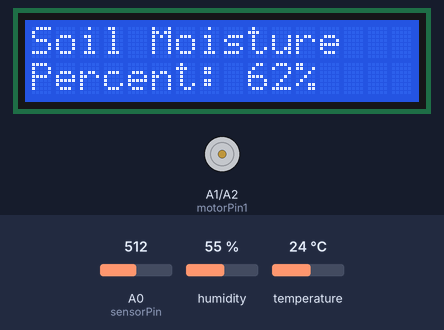
The sketch below on a simulated Arduino Nano, built with avr-gcc and run on an emulated ATmega328P. Parts: 16×2 character LCD, motor-driver pin pairs drawn as motors (green arrow = first pin HIGH = forward, orange = second pin HIGH = backward, longer = more drive). The inputs (shaded band) are chosen by the test bench; at power-on: A0 (sensorPin) = 512, humidity 55 %, temperature 24 °C. What the sketch prints to the serial monitor is not drawn.

Above: at 1.6 s.
1.7 s: A0 (sensorPin) set to 590
At 9.2 s:
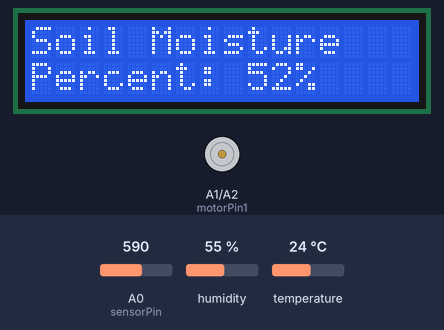
13.6 s: A0 (sensorPin) set to 613
At 17.6 s:
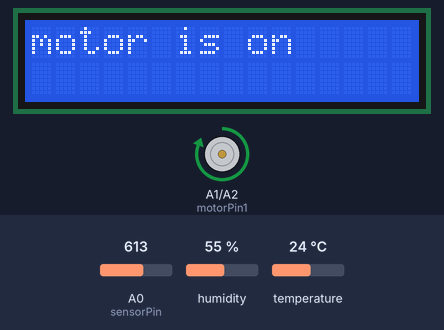
25.7 s: humidity set to 22 %
At 33.9 s:
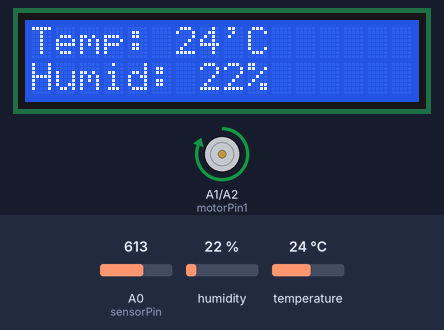
37.7 s: temperature set to 12 °C
At 48.4 s:
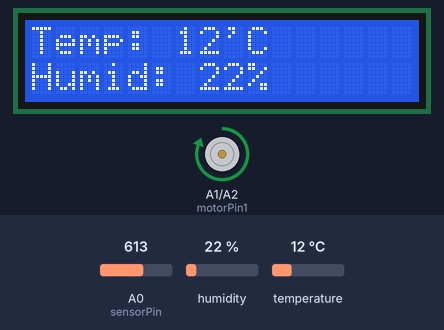
50.7 s: humidity set to 40 %
At 61.8 s:
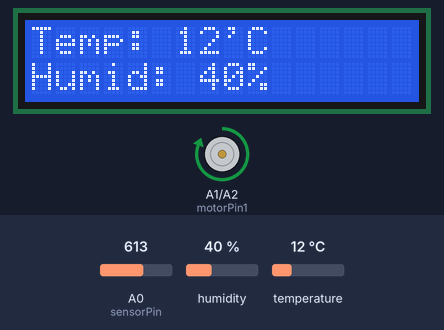
62.8 s: A0 (sensorPin) set to 716
At 65.1 s:
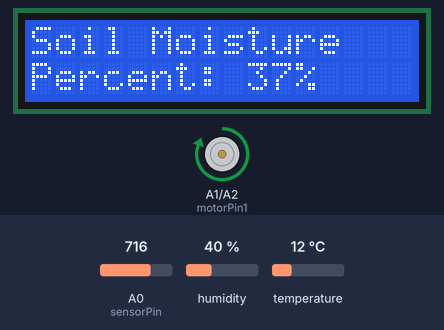
Timing chart, 0 to 66.6 s (numbered marks = the images above; inputs shaded):
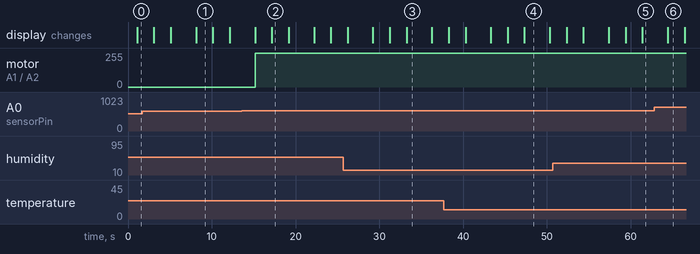

Measured:
- the behaviour switches between 603 and 604 on A0 (sensorPin) (found by bisection; images 1 and 2)
- after the input at 13.6 s, motor on A1 (motorPin1) / A2 (motorPin2): stopped → forward 255/255 after 1.6 s
- what the display in image 1 shows lasts 2.0 s, from 8.1 s to 10.1 s
- what the display in image 3 shows lasts 3.1 s, from 33.2 s to 36.3 s

The sketch:

final_code.ino
```cpp
#include <LiquidCrystal.h>

#include <SimpleDHT.h>
#define  DHT_PIN A7
SimpleDHT11 dht11(DHT_PIN);
LiquidCrystal lcd(7, 6, 5, 4, 3, 2);

int sensorPin = A0;
int motorPin1 = A1;
int motorPin2 = A2;
int T;
int H ;
int sensorValue = 0;
int percentValue = 0;


void setup() {
  Serial.begin(9600);
  lcd.begin(16, 2);
  pinMode(motorPin1, OUTPUT);
    pinMode(motorPin2, OUTPUT);
}


void loop() {
   delay(1000);
  sensorValue = analogRead(sensorPin);
  Serial.print("\n\nAnalog Value: ");
  Serial.print(sensorValue);

  percentValue = map(sensorValue, 1023, 200, 0, 100);
  Serial.print("\nPercentValue: ");
  Serial.print(percentValue);
  Serial.print("%");
  byte temperature=0  ;
  byte humidity=0;

  dht11.read(&temperature, &humidity, 0);
  T = ((int)temperature);
  H = ((int)humidity);

  Serial.print("  Temperature = ");
  Serial.println(T);
  Serial.print("Humidity = ");
  Serial.println(H);
    if( percentValue <= 50 ){
     analogWrite(motorPin1, 255);
     analogWrite(motorPin2, 0);
   lcd.setCursor(0, 0);
  lcd.print("Soil Moisture");

  lcd.setCursor(0, 1);
  lcd.print("Percent: ");
  lcd.print(percentValue);
  lcd.print("%");
  delay(2000);
  lcd.clear();
  lcd.print("motor is on");
  delay(2000);
   lcd.clear();
  lcd.setCursor(0,0);
  lcd.print("Temp: ");
  lcd.print(T);
  lcd.print("'C");

  lcd.setCursor(0,1);
  lcd.print("Humid: ");
  lcd.print(H);
  lcd.print("%");
  delay(2000);
    }
    else
    {
        analogWrite(motorPin1, 0);
     analogWrite(motorPin2, 0);
       lcd.setCursor(0, 0);
  lcd.print("Soil Moisture");

  lcd.setCursor(0, 1);
  lcd.print("Percent: ");
  lcd.print(percentValue);
  lcd.print("%");
  delay(2000);
  lcd.clear();
  lcd.print("motor is off");
  delay(2000);
  lcd.clear();
  lcd.setCursor(0,0);
  lcd.print("Temp: ");
  lcd.print(T);
  lcd.print("'C");

  lcd.setCursor(0,1);
  lcd.print("Humid: ");
  lcd.print(H);
  lcd.print("%");
  delay(2000);
    }
}
```
